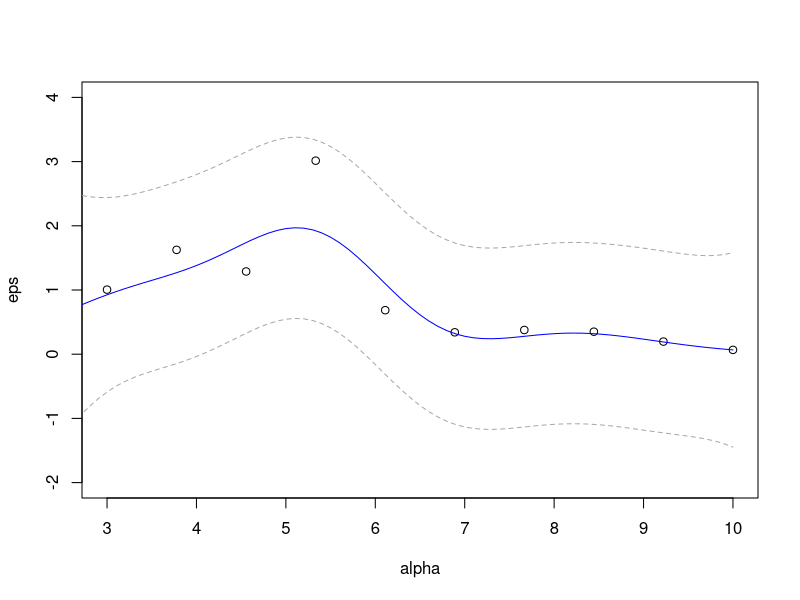
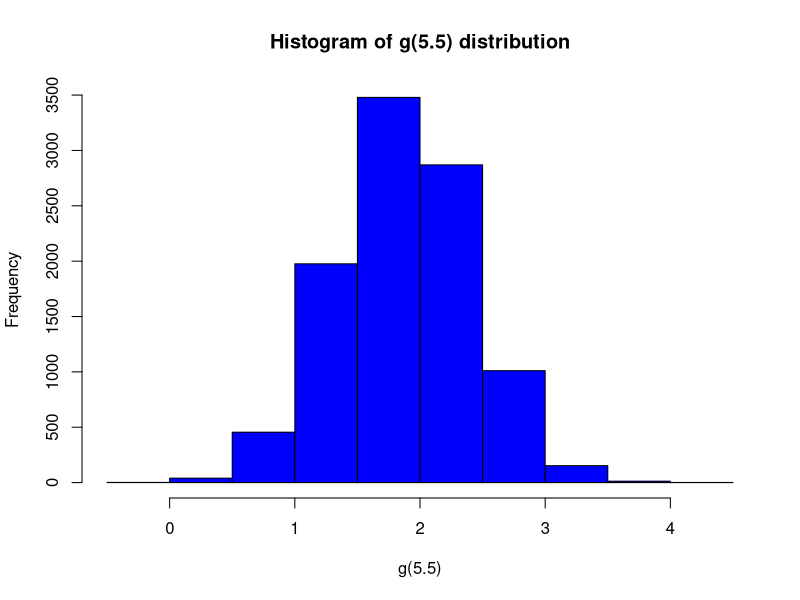

The R source for these figures, in order:
#### Part 1 (up to 5(a)) ####
library(deSolve) #going to use ODE
n<-10 #fix as in the question
alphas<-seq(3,10,length.out=n) #get 10 equally spaced alpha in the given region
times<-seq(0,20,length.out=n) #get 10 equally spaced points in the domain
LV<-function(t,initial,params){ #function to give back list of dx/dy
  with(as.list(c(initial, params)),{
    dX<-params[1]*X-0.5*X*Y
    dY<-0.6*X*Y-Y
    list(c(dX,dY))
  })
}
initial<-c(X=2,Y=8) #initial values
PreyValues<-matrix(0,nrow=10,ncol=10) #define matrix to hold the values
QoI<-matrix(0,nrow=10,ncol=1)
for (i in 1:10){ 
  params<-c(alpha=alphas[i]) #this is the estimate for alpha
  sols<-as.data.frame(ode(y=initial,times=times,func=LV,parms=c(alpha=alphas[i]))) #solve system for this alpha
  PreyValues[,i]<-sols$X #assign column in this matrix to the solution
  QoI[i]<-PreyValues[10,i] #assign quantity of interest
}
d<-data.frame(alpha=alphas,eps=QoI) #create dataframe to store the data
plot(eps~alpha,data=d,ylim=c(-2,4)) #have a look at the data, this is also plot 1 and should be run with lines() given later

calcCovariance <- function(X1,X2) { # Function takes in a discretised grid
  #input X1 x X2 and computes covariance matrix using covariance function k
  Sigma <- matrix(rep(0, length(X1)*length(X2)), nrow=length(X1)) #fill with zeroes
  for (i in 1:nrow(Sigma)) {
    for (j in 1:ncol(Sigma)) {
      Sigma[i,j] <- exp(-0.5*(X1[i]-X2[j])^2)+0.15*(i==j) #use formula and parameters given
    }
  }
  return(Sigma) 
}
alphastar<-seq(0,10,by=0.1) #define region to interpolate/fit GP to
k.alphastar_alpha<-calcCovariance(alphastar,alphas) #obtain the quantities we need
k.alphaalpha<-calcCovariance(alphas,alphas)
k.alphastar_alphastar<-calcCovariance(alphastar,alphastar)
k.alpha_alphastar<-calcCovariance(alphas,alphastar)
m_star<-k.alphastar_alpha%*%solve(k.alphaalpha+0.15*diag(1,ncol(k.alphaalpha)))%*%d$eps #posterior mean and covariance
cov_star<-k.alphastar_alphastar-k.alphastar_alpha%*% solve(k.alphaalpha+0.15*diag(1,ncol(k.alphaalpha)))%*% k.alpha_alphastar
upper<-m_star+qnorm(0.995)*diag(cov_star)^(0.5) #99% confidence interval
lower<-m_star-qnorm(0.995)*diag(cov_star)^(0.5)
lines(alphastar,m_star,col="blue") #add these to the plot
lines(alphastar,lower,col="dark grey",lty=2)
lines(alphastar,upper,col="dark grey",lty=2)

#### Part 5b ####
alphanew<-c(5.5) #this is the point we want to predict at 
k.alphanew_alpha<-calcCovariance(alphanew,alphas) #obtain the quantities we need
k.alphaalpha<-calcCovariance(alphas,alphas)
k.alphanew_alphanew<-calcCovariance(alphanew,alphanew)
k.alpha_alphanew<-calcCovariance(alphas,alphanew)
m_starnew<-k.alphanew_alpha%*%solve(k.alphaalpha+0.15*diag(1,ncol(k.alphaalpha)))%*%d$eps #obtain prediction mean and covariance
cov_starnew<-k.alphanew_alphanew-k.alphanew_alpha%*% solve(k.alphaalpha+0.15*diag(1,ncol(k.alphaalpha)))%*% k.alpha_alphanew
SampleAlphaPrediction<-rnorm(10000,mean=m_starnew,sd=sqrt(cov_starnew)) #get large sample
hist(SampleAlphaPrediction,xlab="g(5.5)",main="Histogram of g(5.5) distribution",col="blue") #plot histogram (normal distribution as prediction from GP)

#### Interpretation of findings ####
# It's first worth noting some points about the data. It seems to follow the same
# pattern for all points in the domain of alpha except for the point around 5.5.
# This point has an unusually large distance (residual) from the fitted posterior 
# mean compared to the other points. The effect of this can be seen in the confidence
# band which has a small bump above the point, creating slightly greater width than elsewhere 
# in the domain. I expected this point to have a larger effect on the width of the confidence
# interval which is worrying and a reason for suspicion. This point is much closer to the upper
# limit of the confidence interval. A histogram is worth looking at for the random 
# variable (prediction) at this point. The histogram displays how large the variance 
# of the prediction is at g(5.5), with values seen in the range 0 to approximately 3.5.
# This doesn't give us a great deal more information than what can be seen in the first plot.
# Linking back to the first plot, the data value is close to 3, at the upper end of the 
# prediction interval from the histogram. More points should potentially be considered near 
# to 5.5 to get a realistic idea of how the function behaves near to this point as a consequence 
# of the factors discussed, as it doesn't follow the trend of the rest of the data and the 
# GP model has not adapted too much given this point.
